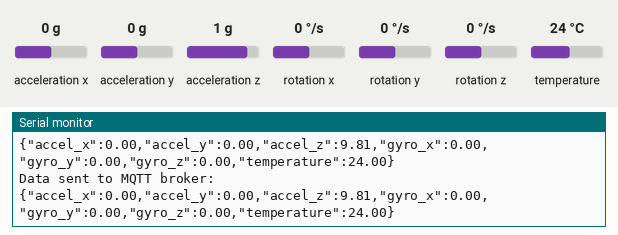
Simulated run of this sketch. Board: ESP8266 (NodeMCU). On the bench: the last lines printed to the serial monitor. Inputs (shaded band) come from the test bench; at power-on: acceleration x 0 g, acceleration y 0 g, acceleration z 1 g, rotation x 0 °/s, rotation y 0 °/s, rotation z 0 °/s, temperature 24 °C. WiFi joins after 1.5 s; servers stay silent unless stated; no MQTT or app messages arrive unless stated.

Above: at 2.8 s.
2.9 s: acceleration x set to -1.4 g
At 4.2 s:
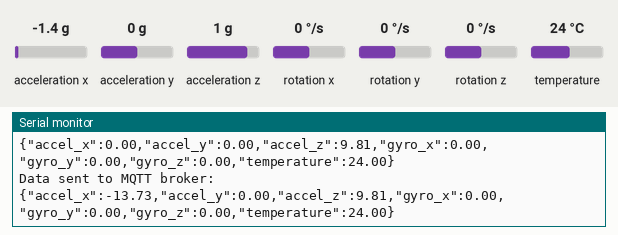
4.4 s: acceleration y set to -1.4 g
At 5.5 s:
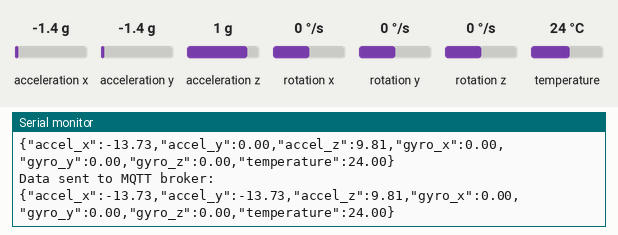
5.9 s: acceleration z set to -1.4 g
At 7.2 s:
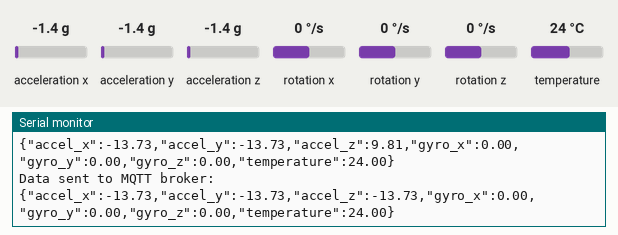
7.4 s: rotation x set to -192 °/s
At 8.5 s:
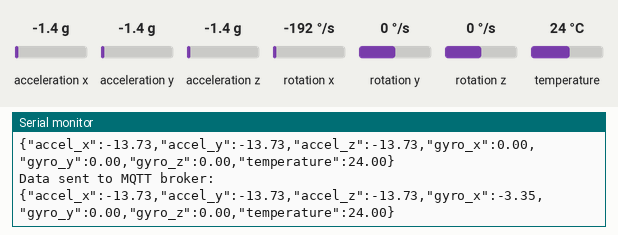
8.9 s: rotation y set to -192 °/s
At 10.2 s:
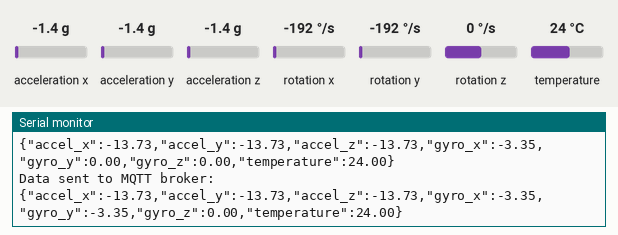

Measured:
- after the input at 2.9 s, the serial monitor: prints a new line after 0.77 s (image 1)
- after the input at 4.4 s, the serial monitor: prints a new line after 0.28 s (image 2)
- after the input at 5.9 s, the serial monitor: prints a new line after 0.80 s (image 3)
- after the input at 7.4 s, the serial monitor: prints a new line after 0.31 s (image 4)
- after the input at 8.9 s, the serial monitor: prints a new line after 0.83 s (image 5)

The sketch:

sensordataesptorpi5.ino
```cpp
#include <Wire.h>
#include <Adafruit_MPU6050.h>
#include <Adafruit_Sensor.h>
#include <ESP8266WiFi.h>
#include <PubSubClient.h>

// Replace these with your network and MQTT details
const char* ssid = "YEY";
const char* password = "qwerty12345Y";
const char* mqtt_server = "192.168.3.146"; // IP address of your Raspberry Pi

WiFiClient espClient;
PubSubClient client(espClient);
Adafruit_MPU6050 mpu;

// MQTT topics
const char* mqtt_topic = "sensor/data";

void setup() {
  Serial.begin(115200);
  delay(100);

  // Initialize MPU6050 sensor
  if (!mpu.begin()) {
    Serial.println("Failed to find MPU6050 chip");
    while (1) { delay(10); }
  }
  mpu.setAccelerometerRange(MPU6050_RANGE_8_G);
  mpu.setGyroRange(MPU6050_RANGE_500_DEG);
  mpu.setFilterBandwidth(MPU6050_BAND_5_HZ);

  // Connect to WiFi
  WiFi.begin(ssid, password);
  while (WiFi.status() != WL_CONNECTED) {
    delay(500);
    Serial.print(".");
  }
  Serial.println("WiFi connected");

  // Setup MQTT client
  client.setServer(mqtt_server, 1883);
  reconnectMQTT();
}

void loop() {
  if (!client.connected()) {
    reconnectMQTT();
  }
  client.loop();

  sensors_event_t accel, gyro, temp;
  mpu.getEvent(&accel, &gyro, &temp);


  // Prepare JSON payload with sensor data
  String payload = "{";
  payload += "\"accel_x\":" + String(accel.acceleration.x, 2) + ",";
  payload += "\"accel_y\":" + String(accel.acceleration.y, 2) + ",";
  payload += "\"accel_z\":" + String(accel.acceleration.z, 2) + ",";
  payload += "\"gyro_x\":" + String(gyro.gyro.x, 2) + ",";
  payload += "\"gyro_y\":" + String(gyro.gyro.y, 2) + ",";
  payload += "\"gyro_z\":" + String(gyro.gyro.z, 2) + ",";
  payload += "\"temperature\":" + String(temp.temperature, 2);
  payload += "}";

  // Publish the data to MQTT topic
  if (client.publish(mqtt_topic, (char*) payload.c_str())) {
    Serial.println("Data sent to MQTT broker: ");
    Serial.println(payload);
  } else {
    Serial.println("Failed to send data to MQTT broker");
  }

  delay(1000); // Send data every second
}

void reconnectMQTT() {
  while (!client.connected()) {
    Serial.print("Connecting to MQTT...");
    if (client.connect("ESP8266Client")) {
      Serial.println("connected");
    } else {
      Serial.print("failed, rc=");
      Serial.print(client.state());
      Serial.println(" try again in 5 seconds");
      delay(5000);
    }
  }
}
```
